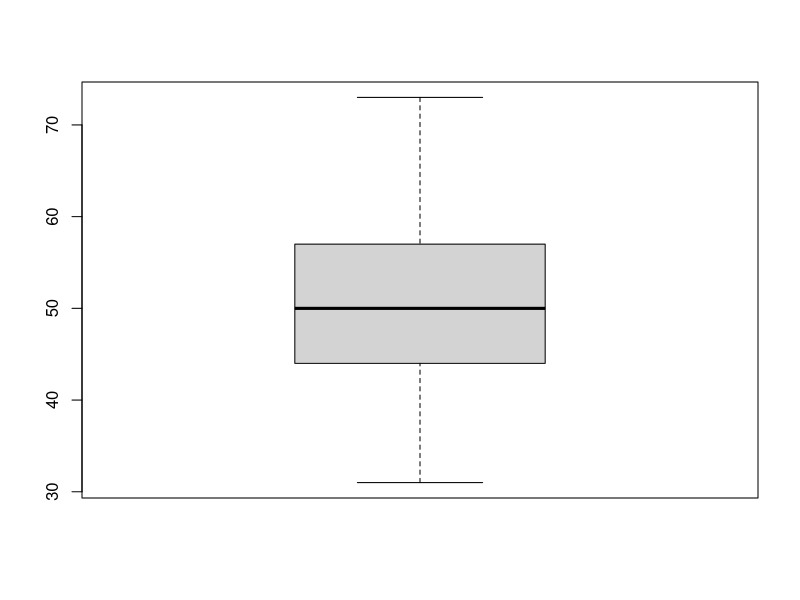

This chart was generated by the following R code: (Note: this script raises an error after producing the figure.)
(rollno=1:30)
(sname=paste('student',1:30,sep=' '))
(gender=sample(c('M','F'),size = 30, replace = T,prob = c(.7,.3)))
(marks=floor(rnorm(30,mean = 50,sd=10)))
(marks2=ceiling(rnorm(30,40,5)))
(course = sample(c('BBA','MBA','B.tech'), size=30, replace=T, prob=c(.3,.5,.2)))
rollno;sname;gender
marks;marks2;course 
boxplot(marks)
library(dplyr)
install.packages("dplyr")
df1 %>% group_by(course) %>% sumarise(mean(marks), mean(marks2))
library(dplyr)
install.packages("dplyr")
library(dplyr)
df1 %>% group_by(course) %>% summarise(mean(marks), mean(marks2))
